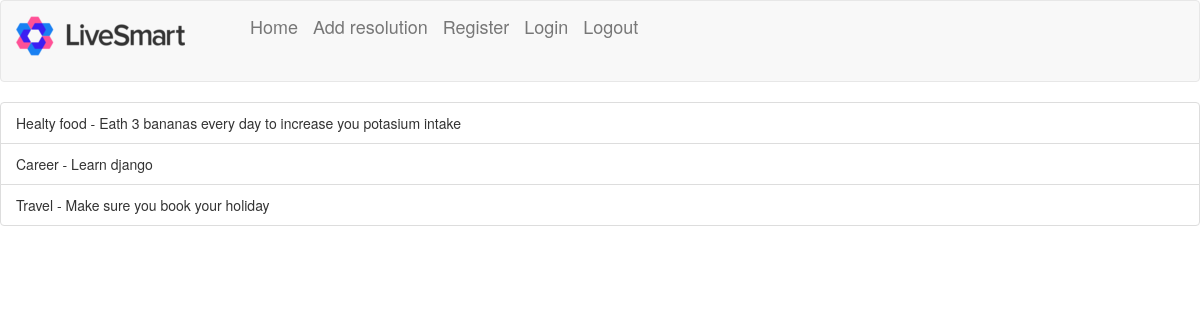
/resolution/1/, run on an earlier commit of the app's database.
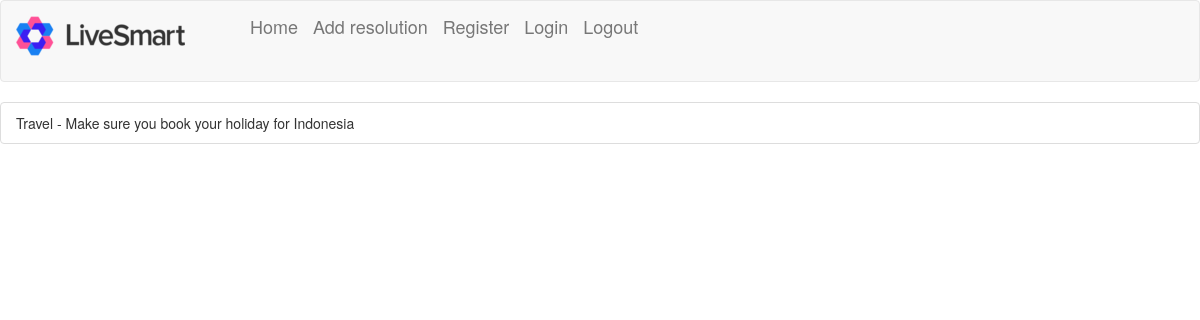
And on a later commit of the database.
### resolution/models.py (models this page shows, shortened)
class notes(models.Model):
    yourresolution = models.ForeignKey(YourResolutions, on_delete=models.CASCADE)
    note_title = models.CharField(max_length=500)
    note_content = models.CharField(max_length=5000)

### resolution/views.py (the view)
# urls.py: path('<pk>/', views.DetailView.as_view(), name="detail"),
class DetailView(generic.DetailView):
    model = YourResolutions
    template_name = 'resolution/detail.html'

### resolution/templates/resolution/detail.html (shortened to what this page needs)
{% extends 'resolution/base.html' %}
{% block body %}
<ul class="list-group">
  {% for res in yourresolutions.notes_set.all %}
        <li class="list-group-item">{{ res.note_title }} - {{ res.note_content }}</li>
  {% endfor %}
</ul>
{% endblock %}

What changed in the data, as far as the page shows it:
no longer on this page (row edited): notes: note_title "Healty food", note_content "Eath 3 bananas every day to increase you potasium intake"
no longer on this page (row edited): notes: note_title "Career", note_content "Learn django"
changed notes "Travel": note_content "Make sure you book your holiday" → "Make sure you book your holiday for Indonesia"
